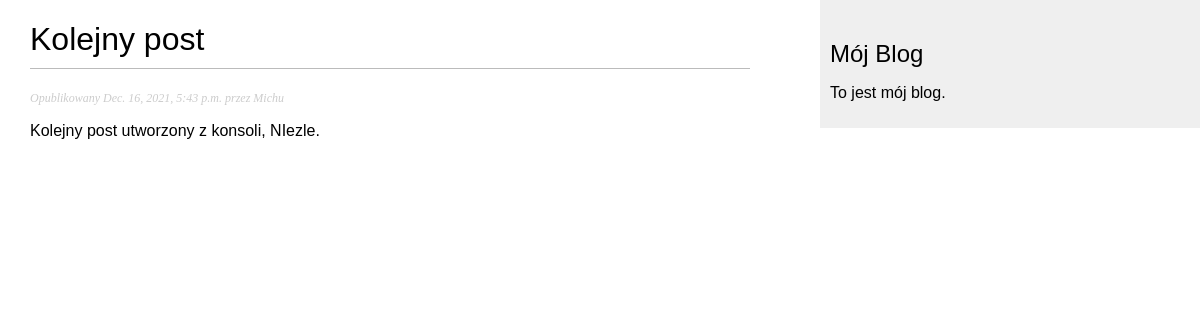
/blog/2021/12/16/one-more-post/, run on the app's committed database.
### blog/models.py (models this page shows, shortened)
class Post(models.Model):
    STATUS_CHOICES = (
        ('draft', 'Draft'),
        ('published', 'Published'),
    )
    title = models.CharField(max_length=250)
    slug = models.SlugField(max_length=250,
                            unique_for_date='publish')
    author = models.ForeignKey(User,
                               on_delete=models.CASCADE,
                               related_name='blog_posts')
    body = models.TextField()
    publish = models.DateTimeField(default=timezone.now)
    created = models.DateTimeField(auto_now_add=True)
    updated = models.DateTimeField(auto_now=True)
    status = models.CharField(max_length=10,
                              choices=STATUS_CHOICES,
                              default='draft')
    objects = models.Manager() #Menadżer domyślny
    published = PublishedManager() #Menadzer niestandardowy
    class Meta:
        ordering = ('-publish',)

### blog/views.py (the view)
def post_detail(request, year, month, day, post):
    post = get_object_or_404(Post, slug=post,
                             status='published',
                             publish__year=year,
                             publish__month=month,
                             publish__day=day)
    return render(request,
                  'blog/post/detail.html',
                  {'post': post})

### blog/templates/blog/post/detail.html (shortened to what this page needs)
{% extends "blog/base.html" %}
{% block content %}
    <h1>{{post.title}}</h1>
    <p class="date">
        Opublikowany {{ post.publish }} przez {{ post.author }}
    </p>
    {{post.body|linebreaks }}
{% endblock %}

### blog/static/css/blog.css (style rules this page uses)
body { margin:0; padding:0; font-family:helvetica, sans-serif; }
h1 { font-weight:normal; border-bottom:1px solid #bbb; padding:0 0 10px 0; }
p.date { color:#ccc; font-family: georgia, serif; font-size: 12px; font-style: italic; }

### data on the page
Post: title "Kolejny post", publish "Dec. 16, 2021, 5:43 p.m.", author "Michu", body "Kolejny post utworzony z konsoli, NIezle."
